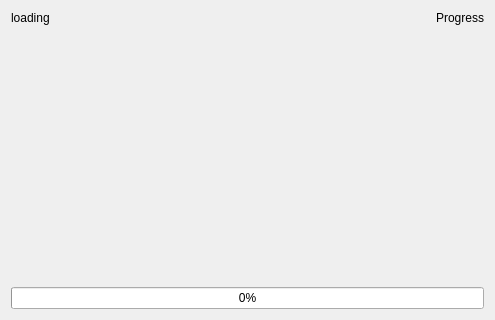
<?xml version="1.0" encoding="UTF-8"?>
<ui version="4.0">
 <class>Splash</class>
 <widget class="QDialog" name="Splash">
  <property name="geometry">
   <rect>
    <x>0</x>
    <y>0</y>
    <width>495</width>
    <height>320</height>
   </rect>
  </property>
  <property name="windowTitle">
   <string>Loading Screen</string>
  </property>
  <property name="windowIcon">
   <iconset resource="../../resources/res.qrc">
    <normaloff>:/icons/icon_small.png</normaloff>:/icons/icon_small.png</iconset>
  </property>
  <layout class="QVBoxLayout" name="verticalLayout">
   <item>
    <layout class="QHBoxLayout" name="horizontalLayout">
     <item>
      <widget class="QLabel" name="label">
       <property name="sizePolicy">
        <sizepolicy hsizetype="Preferred" vsizetype="Preferred">
         <horstretch>0</horstretch>
         <verstretch>0</verstretch>
        </sizepolicy>
       </property>
       <property name="text">
        <string>loading</string>
       </property>
      </widget>
     </item>
     <item>
      <widget class="QLabel" name="label_2">
       <property name="sizePolicy">
        <sizepolicy hsizetype="Preferred" vsizetype="Preferred">
         <horstretch>0</horstretch>
         <verstretch>0</verstretch>
        </sizepolicy>
       </property>
       <property name="text">
        <string>Progress</string>
       </property>
       <property name="alignment">
        <set>Qt::AlignmentFlag::AlignRight|Qt::AlignmentFlag::AlignTrailing|Qt::AlignmentFlag::AlignVCenter</set>
       </property>
      </widget>
     </item>
    </layout>
   </item>
   <item>
    <widget class="QLabel" name="header">
     <property name="sizePolicy">
      <sizepolicy hsizetype="Preferred" vsizetype="Preferred">
       <horstretch>0</horstretch>
       <verstretch>1</verstretch>
      </sizepolicy>
     </property>
     <property name="text">
      <string/>
     </property>
     <property name="pixmap">
      <pixmap resource="../../resources/res.qrc">:/image/splash.png</pixmap>
     </property>
    </widget>
   </item>
   <item>
    <widget class="QProgressBar" name="progressBar">
     <property name="value">
      <number>0</number>
     </property>
     <property name="textVisible">
      <bool>true</bool>
     </property>
     <property name="invertedAppearance">
      <bool>false</bool>
     </property>
    </widget>
   </item>
  </layout>
 </widget>
 <resources>
  <include location="../../resources/res.qrc"/>
 </resources>
 <connections/>
</ui>
